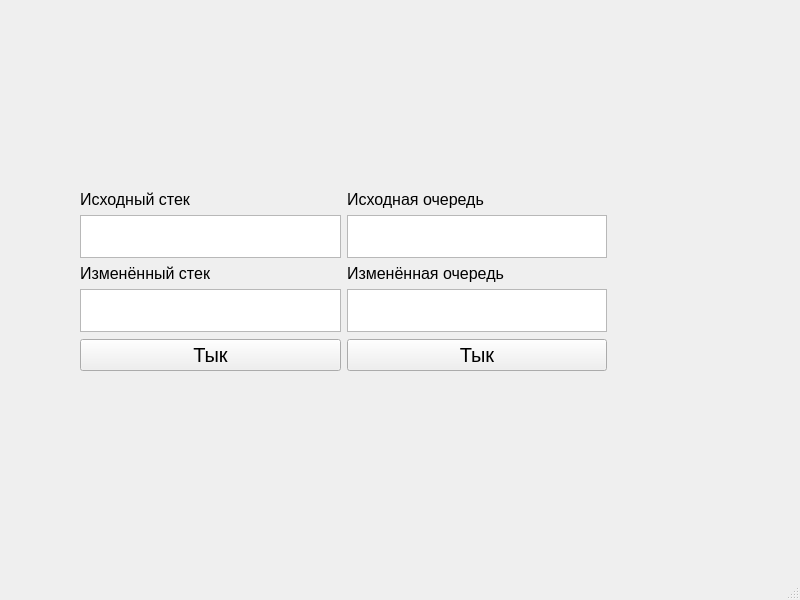
<?xml version="1.0" encoding="UTF-8"?>
<ui version="4.0">
 <class>MainWindow</class>
 <widget class="QMainWindow" name="MainWindow">
  <property name="geometry">
   <rect>
    <x>0</x>
    <y>0</y>
    <width>800</width>
    <height>600</height>
   </rect>
  </property>
  <property name="windowTitle">
   <string>MainWindow</string>
  </property>
  <widget class="QWidget" name="centralwidget">
   <widget class="QWidget" name="">
    <property name="geometry">
     <rect>
      <x>80</x>
      <y>190</y>
      <width>527</width>
      <height>181</height>
     </rect>
    </property>
    <layout class="QVBoxLayout" name="verticalLayout_3">
     <item>
      <layout class="QHBoxLayout" name="horizontalLayout_2">
       <item>
        <layout class="QVBoxLayout" name="verticalLayout">
         <item>
          <widget class="QLabel" name="label">
           <property name="font">
            <font>
             <pointsize>12</pointsize>
            </font>
           </property>
           <property name="text">
            <string>Исходный стек</string>
           </property>
          </widget>
         </item>
         <item>
          <widget class="QTextEdit" name="textEdit"/>
         </item>
         <item>
          <widget class="QLabel" name="label_2">
           <property name="font">
            <font>
             <pointsize>12</pointsize>
            </font>
           </property>
           <property name="text">
            <string>Изменённый стек</string>
           </property>
          </widget>
         </item>
         <item>
          <widget class="QTextEdit" name="textEdit_2"/>
         </item>
        </layout>
       </item>
       <item>
        <layout class="QVBoxLayout" name="verticalLayout_2">
         <item>
          <widget class="QLabel" name="label_3">
           <property name="font">
            <font>
             <pointsize>12</pointsize>
            </font>
           </property>
           <property name="text">
            <string>Исходная очередь</string>
           </property>
          </widget>
         </item>
         <item>
          <widget class="QTextEdit" name="textEdit_3"/>
         </item>
         <item>
          <widget class="QLabel" name="label_4">
           <property name="font">
            <font>
             <pointsize>12</pointsize>
            </font>
           </property>
           <property name="text">
            <string>Изменённая очередь</string>
           </property>
          </widget>
         </item>
         <item>
          <widget class="QTextEdit" name="textEdit_4"/>
         </item>
        </layout>
       </item>
      </layout>
     </item>
     <item>
      <layout class="QHBoxLayout" name="horizontalLayout">
       <item>
        <widget class="QPushButton" name="pushButton">
         <property name="font">
          <font>
           <pointsize>15</pointsize>
          </font>
         </property>
         <property name="text">
          <string>Тык</string>
         </property>
        </widget>
       </item>
       <item>
        <widget class="QPushButton" name="pushButton_2">
         <property name="font">
          <font>
           <pointsize>15</pointsize>
          </font>
         </property>
         <property name="text">
          <string>Тык</string>
         </property>
        </widget>
       </item>
      </layout>
     </item>
    </layout>
   </widget>
  </widget>
  <widget class="QMenuBar" name="menubar">
   <property name="geometry">
    <rect>
     <x>0</x>
     <y>0</y>
     <width>800</width>
     <height>26</height>
    </rect>
   </property>
  </widget>
  <widget class="QStatusBar" name="statusbar"/>
 </widget>
 <resources/>
 <connections/>
</ui>
